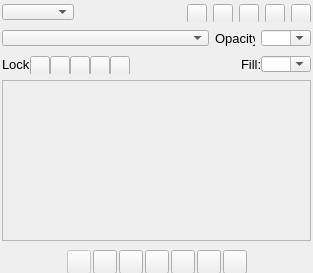
<?xml version="1.0" encoding="UTF-8"?>
<ui version="4.0">
 <class>LayersWindow</class>
 <widget class="QWidget" name="LayersWindow">
  <property name="geometry">
   <rect>
    <x>0</x>
    <y>0</y>
    <width>313</width>
    <height>273</height>
   </rect>
  </property>
  <property name="windowTitle">
   <string>Form</string>
  </property>
  <property name="styleSheet">
   <string notr="true"/>
  </property>
  <layout class="QVBoxLayout" name="verticalLayout">
   <property name="spacing">
    <number>-1</number>
   </property>
   <property name="leftMargin">
    <number>2</number>
   </property>
   <property name="topMargin">
    <number>2</number>
   </property>
   <property name="rightMargin">
    <number>2</number>
   </property>
   <property name="bottomMargin">
    <number>0</number>
   </property>
   <item>
    <widget class="QWidget" name="layout" native="true">
     <property name="maximumSize">
      <size>
       <width>16777215</width>
       <height>20</height>
      </size>
     </property>
     <layout class="QHBoxLayout" name="horizontalLayout_2">
      <property name="leftMargin">
       <number>0</number>
      </property>
      <property name="topMargin">
       <number>2</number>
      </property>
      <property name="rightMargin">
       <number>0</number>
      </property>
      <property name="bottomMargin">
       <number>2</number>
      </property>
      <item>
       <widget class="QComboBox" name="kindComboBox">
        <property name="maximumSize">
         <size>
          <width>100</width>
          <height>18</height>
         </size>
        </property>
       </widget>
      </item>
      <item>
       <spacer name="horizontalSpacer_3">
        <property name="orientation">
         <enum>Qt::Horizontal</enum>
        </property>
        <property name="sizeHint" stdset="0">
         <size>
          <width>40</width>
          <height>20</height>
         </size>
        </property>
       </spacer>
      </item>
      <item>
       <widget class="QPushButton" name="pixelFilterLayersPushButton">
        <property name="minimumSize">
         <size>
          <width>20</width>
          <height>20</height>
         </size>
        </property>
        <property name="maximumSize">
         <size>
          <width>20</width>
          <height>20</height>
         </size>
        </property>
        <property name="text">
         <string/>
        </property>
        <property name="icon">
         <iconset resource="../../resources.qrc">
          <normaloff>:/images/images/window_filter_for_pixel.svg</normaloff>:/images/images/window_filter_for_pixel.svg</iconset>
        </property>
        <property name="iconSize">
         <size>
          <width>14</width>
          <height>14</height>
         </size>
        </property>
       </widget>
      </item>
      <item>
       <widget class="QPushButton" name="filterForAdjustmentLayersPushButton">
        <property name="minimumSize">
         <size>
          <width>20</width>
          <height>20</height>
         </size>
        </property>
        <property name="maximumSize">
         <size>
          <width>20</width>
          <height>20</height>
         </size>
        </property>
        <property name="text">
         <string/>
        </property>
        <property name="icon">
         <iconset resource="../../resources.qrc">
          <normaloff>:/images/images/window_filter_for_adjustment.svg</normaloff>:/images/images/window_filter_for_adjustment.svg</iconset>
        </property>
        <property name="iconSize">
         <size>
          <width>14</width>
          <height>14</height>
         </size>
        </property>
       </widget>
      </item>
      <item>
       <widget class="QPushButton" name="filterForTypeLayersPushButton">
        <property name="minimumSize">
         <size>
          <width>20</width>
          <height>20</height>
         </size>
        </property>
        <property name="maximumSize">
         <size>
          <width>20</width>
          <height>20</height>
         </size>
        </property>
        <property name="text">
         <string/>
        </property>
        <property name="icon">
         <iconset resource="../../resources.qrc">
          <normaloff>:/images/images/window_filter_for_text.svg</normaloff>:/images/images/window_filter_for_text.svg</iconset>
        </property>
        <property name="iconSize">
         <size>
          <width>14</width>
          <height>14</height>
         </size>
        </property>
       </widget>
      </item>
      <item>
       <widget class="QPushButton" name="filterForShapesLayersPushButton">
        <property name="minimumSize">
         <size>
          <width>20</width>
          <height>20</height>
         </size>
        </property>
        <property name="maximumSize">
         <size>
          <width>20</width>
          <height>20</height>
         </size>
        </property>
        <property name="text">
         <string/>
        </property>
        <property name="icon">
         <iconset resource="../../resources.qrc">
          <normaloff>:/images/images/window_filter_for_shape.svg</normaloff>:/images/images/window_filter_for_shape.svg</iconset>
        </property>
        <property name="iconSize">
         <size>
          <width>14</width>
          <height>14</height>
         </size>
        </property>
       </widget>
      </item>
      <item>
       <widget class="QPushButton" name="filterForSmartObjectsPushButton">
        <property name="minimumSize">
         <size>
          <width>20</width>
          <height>20</height>
         </size>
        </property>
        <property name="maximumSize">
         <size>
          <width>20</width>
          <height>20</height>
         </size>
        </property>
        <property name="text">
         <string/>
        </property>
        <property name="icon">
         <iconset resource="../../resources.qrc">
          <normaloff>:/images/images/window_filter_for_smart_object.svg</normaloff>:/images/images/window_filter_for_smart_object.svg</iconset>
        </property>
        <property name="iconSize">
         <size>
          <width>14</width>
          <height>14</height>
         </size>
        </property>
       </widget>
      </item>
     </layout>
    </widget>
   </item>
   <item>
    <widget class="QWidget" name="layout_2" native="true">
     <property name="maximumSize">
      <size>
       <width>16777215</width>
       <height>20</height>
      </size>
     </property>
     <layout class="QHBoxLayout" name="horizontalLayout_4">
      <property name="leftMargin">
       <number>0</number>
      </property>
      <property name="topMargin">
       <number>2</number>
      </property>
      <property name="rightMargin">
       <number>0</number>
      </property>
      <property name="bottomMargin">
       <number>2</number>
      </property>
      <item>
       <widget class="QComboBox" name="modeComboBox">
        <property name="minimumSize">
         <size>
          <width>110</width>
          <height>0</height>
         </size>
        </property>
        <property name="maximumSize">
         <size>
          <width>16777215</width>
          <height>18</height>
         </size>
        </property>
       </widget>
      </item>
      <item>
       <widget class="QLabel" name="label_3">
        <property name="minimumSize">
         <size>
          <width>40</width>
          <height>0</height>
         </size>
        </property>
        <property name="maximumSize">
         <size>
          <width>40</width>
          <height>16777215</height>
         </size>
        </property>
        <property name="font">
         <font>
          <pointsize>10</pointsize>
         </font>
        </property>
        <property name="text">
         <string>Opacity:</string>
        </property>
       </widget>
      </item>
      <item>
       <widget class="QComboBox" name="opacityComboBox">
        <property name="minimumSize">
         <size>
          <width>50</width>
          <height>0</height>
         </size>
        </property>
        <property name="maximumSize">
         <size>
          <width>50</width>
          <height>18</height>
         </size>
        </property>
        <property name="editable">
         <bool>true</bool>
        </property>
       </widget>
      </item>
     </layout>
    </widget>
   </item>
   <item>
    <widget class="QWidget" name="layout_4" native="true">
     <property name="maximumSize">
      <size>
       <width>16777215</width>
       <height>20</height>
      </size>
     </property>
     <layout class="QHBoxLayout" name="horizontalLayout_3">
      <property name="spacing">
       <number>0</number>
      </property>
      <property name="leftMargin">
       <number>0</number>
      </property>
      <property name="topMargin">
       <number>2</number>
      </property>
      <property name="rightMargin">
       <number>0</number>
      </property>
      <property name="bottomMargin">
       <number>2</number>
      </property>
      <item>
       <widget class="QLabel" name="label">
        <property name="minimumSize">
         <size>
          <width>27</width>
          <height>0</height>
         </size>
        </property>
        <property name="maximumSize">
         <size>
          <width>28</width>
          <height>16777215</height>
         </size>
        </property>
        <property name="font">
         <font>
          <pointsize>10</pointsize>
         </font>
        </property>
        <property name="text">
         <string>Lock:</string>
        </property>
       </widget>
      </item>
      <item>
       <widget class="QPushButton" name="alphaLockPushButton">
        <property name="minimumSize">
         <size>
          <width>20</width>
          <height>20</height>
         </size>
        </property>
        <property name="maximumSize">
         <size>
          <width>20</width>
          <height>20</height>
         </size>
        </property>
        <property name="text">
         <string/>
        </property>
        <property name="icon">
         <iconset resource="../../resources.qrc">
          <normaloff>:/images/images/window_alpha_lock.svg</normaloff>:/images/images/window_alpha_lock.svg</iconset>
        </property>
        <property name="iconSize">
         <size>
          <width>14</width>
          <height>14</height>
         </size>
        </property>
       </widget>
      </item>
      <item>
       <widget class="QPushButton" name="pixelLockPushButton">
        <property name="minimumSize">
         <size>
          <width>20</width>
          <height>20</height>
         </size>
        </property>
        <property name="maximumSize">
         <size>
          <width>20</width>
          <height>20</height>
         </size>
        </property>
        <property name="text">
         <string/>
        </property>
        <property name="icon">
         <iconset resource="../../resources.qrc">
          <normaloff>:/images/images/window_pixel_lock.svg</normaloff>:/images/images/window_pixel_lock.svg</iconset>
        </property>
        <property name="iconSize">
         <size>
          <width>14</width>
          <height>14</height>
         </size>
        </property>
       </widget>
      </item>
      <item>
       <widget class="QPushButton" name="moveLockPushButton">
        <property name="minimumSize">
         <size>
          <width>20</width>
          <height>20</height>
         </size>
        </property>
        <property name="maximumSize">
         <size>
          <width>20</width>
          <height>20</height>
         </size>
        </property>
        <property name="text">
         <string/>
        </property>
        <property name="icon">
         <iconset resource="../../resources.qrc">
          <normaloff>:/images/images/window_lock_position.svg</normaloff>:/images/images/window_lock_position.svg</iconset>
        </property>
        <property name="iconSize">
         <size>
          <width>14</width>
          <height>14</height>
         </size>
        </property>
       </widget>
      </item>
      <item>
       <widget class="QPushButton" name="autoNestLockPushButton">
        <property name="minimumSize">
         <size>
          <width>20</width>
          <height>20</height>
         </size>
        </property>
        <property name="maximumSize">
         <size>
          <width>20</width>
          <height>20</height>
         </size>
        </property>
        <property name="text">
         <string/>
        </property>
        <property name="icon">
         <iconset resource="../../resources.qrc">
          <normaloff>:/images/images/window_prevent_auto_nesting.svg</normaloff>:/images/images/window_prevent_auto_nesting.svg</iconset>
        </property>
        <property name="iconSize">
         <size>
          <width>14</width>
          <height>14</height>
         </size>
        </property>
       </widget>
      </item>
      <item>
       <widget class="QPushButton" name="layerLockPushButton">
        <property name="minimumSize">
         <size>
          <width>20</width>
          <height>20</height>
         </size>
        </property>
        <property name="maximumSize">
         <size>
          <width>20</width>
          <height>20</height>
         </size>
        </property>
        <property name="text">
         <string/>
        </property>
        <property name="icon">
         <iconset resource="../../resources.qrc">
          <normaloff>:/images/images/window_lock.svg</normaloff>:/images/images/window_lock.svg</iconset>
        </property>
        <property name="iconSize">
         <size>
          <width>14</width>
          <height>14</height>
         </size>
        </property>
       </widget>
      </item>
      <item>
       <spacer name="horizontalSpacer_2">
        <property name="orientation">
         <enum>Qt::Horizontal</enum>
        </property>
        <property name="sizeHint" stdset="0">
         <size>
          <width>40</width>
          <height>20</height>
         </size>
        </property>
       </spacer>
      </item>
      <item>
       <widget class="QLabel" name="label_2">
        <property name="minimumSize">
         <size>
          <width>17</width>
          <height>0</height>
         </size>
        </property>
        <property name="maximumSize">
         <size>
          <width>20</width>
          <height>16777215</height>
         </size>
        </property>
        <property name="font">
         <font>
          <pointsize>10</pointsize>
         </font>
        </property>
        <property name="text">
         <string>Fill:</string>
        </property>
       </widget>
      </item>
      <item>
       <widget class="QComboBox" name="fillComboBox">
        <property name="minimumSize">
         <size>
          <width>50</width>
          <height>0</height>
         </size>
        </property>
        <property name="maximumSize">
         <size>
          <width>50</width>
          <height>18</height>
         </size>
        </property>
        <property name="editable">
         <bool>true</bool>
        </property>
       </widget>
      </item>
     </layout>
    </widget>
   </item>
   <item>
    <widget class="QScrollArea" name="layerScrollArea">
     <property name="widgetResizable">
      <bool>true</bool>
     </property>
     <widget class="QWidget" name="scrollAreaWidgetContents">
      <property name="geometry">
       <rect>
        <x>0</x>
        <y>0</y>
        <width>307</width>
        <height>145</height>
       </rect>
      </property>
     </widget>
    </widget>
   </item>
   <item>
    <widget class="QWidget" name="layout_3" native="true">
     <property name="minimumSize">
      <size>
       <width>0</width>
       <height>26</height>
      </size>
     </property>
     <property name="maximumSize">
      <size>
       <width>16777215</width>
       <height>26</height>
      </size>
     </property>
     <layout class="QHBoxLayout" name="horizontalLayout">
      <property name="spacing">
       <number>2</number>
      </property>
      <property name="leftMargin">
       <number>10</number>
      </property>
      <property name="topMargin">
       <number>2</number>
      </property>
      <property name="rightMargin">
       <number>10</number>
      </property>
      <property name="bottomMargin">
       <number>2</number>
      </property>
      <item>
       <spacer name="horizontalSpacer_4">
        <property name="orientation">
         <enum>Qt::Horizontal</enum>
        </property>
        <property name="sizeHint" stdset="0">
         <size>
          <width>40</width>
          <height>20</height>
         </size>
        </property>
       </spacer>
      </item>
      <item>
       <widget class="QPushButton" name="linkPushButton">
        <property name="enabled">
         <bool>false</bool>
        </property>
        <property name="minimumSize">
         <size>
          <width>24</width>
          <height>24</height>
         </size>
        </property>
        <property name="maximumSize">
         <size>
          <width>20</width>
          <height>20</height>
         </size>
        </property>
        <property name="text">
         <string/>
        </property>
        <property name="icon">
         <iconset resource="../../resources.qrc">
          <normaloff>:/images/images/window_link.svg</normaloff>:/images/images/window_link.svg</iconset>
        </property>
        <property name="iconSize">
         <size>
          <width>14</width>
          <height>14</height>
         </size>
        </property>
        <property name="flat">
         <bool>false</bool>
        </property>
       </widget>
      </item>
      <item>
       <widget class="QPushButton" name="addLayerStylePushButton">
        <property name="minimumSize">
         <size>
          <width>24</width>
          <height>24</height>
         </size>
        </property>
        <property name="maximumSize">
         <size>
          <width>20</width>
          <height>20</height>
         </size>
        </property>
        <property name="text">
         <string/>
        </property>
        <property name="icon">
         <iconset resource="../../resources.qrc">
          <normaloff>:/images/images/window_layer_style.svg</normaloff>:/images/images/window_layer_style.svg</iconset>
        </property>
        <property name="iconSize">
         <size>
          <width>14</width>
          <height>14</height>
         </size>
        </property>
        <property name="flat">
         <bool>false</bool>
        </property>
       </widget>
      </item>
      <item>
       <widget class="QPushButton" name="newLayerMaskPushButton">
        <property name="minimumSize">
         <size>
          <width>24</width>
          <height>24</height>
         </size>
        </property>
        <property name="maximumSize">
         <size>
          <width>20</width>
          <height>20</height>
         </size>
        </property>
        <property name="text">
         <string/>
        </property>
        <property name="icon">
         <iconset resource="../../resources.qrc">
          <normaloff>:/images/images/window_add_mask.svg</normaloff>:/images/images/window_add_mask.svg</iconset>
        </property>
        <property name="iconSize">
         <size>
          <width>14</width>
          <height>14</height>
         </size>
        </property>
        <property name="flat">
         <bool>false</bool>
        </property>
       </widget>
      </item>
      <item>
       <widget class="QPushButton" name="newFillOrAdjustmentLayerPushButton">
        <property name="minimumSize">
         <size>
          <width>24</width>
          <height>24</height>
         </size>
        </property>
        <property name="maximumSize">
         <size>
          <width>20</width>
          <height>20</height>
         </size>
        </property>
        <property name="text">
         <string/>
        </property>
        <property name="icon">
         <iconset resource="../../resources.qrc">
          <normaloff>:/images/images/window_create_adjustment_layer.svg</normaloff>:/images/images/window_create_adjustment_layer.svg</iconset>
        </property>
        <property name="iconSize">
         <size>
          <width>14</width>
          <height>14</height>
         </size>
        </property>
        <property name="flat">
         <bool>false</bool>
        </property>
       </widget>
      </item>
      <item>
       <widget class="QPushButton" name="newGroupPushButton">
        <property name="minimumSize">
         <size>
          <width>24</width>
          <height>24</height>
         </size>
        </property>
        <property name="maximumSize">
         <size>
          <width>20</width>
          <height>20</height>
         </size>
        </property>
        <property name="text">
         <string/>
        </property>
        <property name="icon">
         <iconset resource="../../resources.qrc">
          <normaloff>:/images/images/window_add_group.svg</normaloff>:/images/images/window_add_group.svg</iconset>
        </property>
        <property name="iconSize">
         <size>
          <width>14</width>
          <height>14</height>
         </size>
        </property>
        <property name="flat">
         <bool>false</bool>
        </property>
       </widget>
      </item>
      <item>
       <widget class="QPushButton" name="newLayerPushButton">
        <property name="minimumSize">
         <size>
          <width>24</width>
          <height>24</height>
         </size>
        </property>
        <property name="maximumSize">
         <size>
          <width>20</width>
          <height>20</height>
         </size>
        </property>
        <property name="text">
         <string/>
        </property>
        <property name="icon">
         <iconset resource="../../resources.qrc">
          <normaloff>:/images/images/window_add_layer.svg</normaloff>:/images/images/window_add_layer.svg</iconset>
        </property>
        <property name="iconSize">
         <size>
          <width>14</width>
          <height>14</height>
         </size>
        </property>
        <property name="flat">
         <bool>false</bool>
        </property>
       </widget>
      </item>
      <item>
       <widget class="QPushButton" name="deleteLayerPushButton">
        <property name="minimumSize">
         <size>
          <width>24</width>
          <height>24</height>
         </size>
        </property>
        <property name="maximumSize">
         <size>
          <width>20</width>
          <height>20</height>
         </size>
        </property>
        <property name="text">
         <string/>
        </property>
        <property name="icon">
         <iconset resource="../../resources.qrc">
          <normaloff>:/images/images/window_delete_layer.svg</normaloff>:/images/images/window_delete_layer.svg</iconset>
        </property>
        <property name="iconSize">
         <size>
          <width>14</width>
          <height>14</height>
         </size>
        </property>
        <property name="flat">
         <bool>false</bool>
        </property>
       </widget>
      </item>
      <item>
       <spacer name="horizontalSpacer_5">
        <property name="orientation">
         <enum>Qt::Horizontal</enum>
        </property>
        <property name="sizeHint" stdset="0">
         <size>
          <width>40</width>
          <height>20</height>
         </size>
        </property>
       </spacer>
      </item>
     </layout>
    </widget>
   </item>
  </layout>
 </widget>
 <resources>
  <include location="../../resources.qrc"/>
 </resources>
 <connections/>
</ui>
